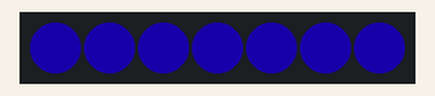
Simulated run of this sketch. Board: Arduino Mega 2560, built with avr-gcc and run on an emulated ATmega2560. On the bench: 7 RGB LEDs in strip order, left to right. Dim RGB values are drawn brighter than linear.

Above: at 1.35 s.
At 18.27 s:
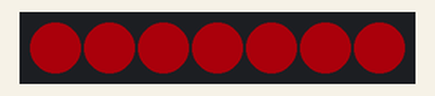
At 39.2 s:
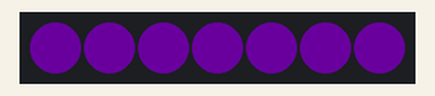
Timing chart, 0 to 40.0 s (numbered marks = the images above):
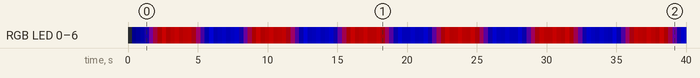

Measured:
- by itself, RGB LED 0–6: off → RGB(0, 0, 14) at 0.30 s, → RGB(0, 0, 28) 0.30 s later, → RGB(0, 0, 43) 0.30 s later, → RGB(6, 0, 44) 0.30 s later, … (130 changes in this stretch)

The sketch:

neopixel-fade.ino
```cpp
#include <Adafruit_NeoPixel.h>

#define LED_PIN 22
#define LED_COUNT 7

// Declare our NeoPixel strip object:
Adafruit_NeoPixel strip(LED_COUNT, LED_PIN, NEO_GRB);

// the setup function runs once when you press reset or power the board
void setup() {
  // initialize digital pin LED_BUILTIN as an output.
  strip.begin();           // INITIALIZE NeoPixel strip object (REQUIRED)
  strip.show();            // Turn OFF all pixels ASAP
  strip.setBrightness(50); // Set BRIGHTNESS to about 1/5 (max = 255)
  neopixel_fade(strip.Color(0,0,0), strip.Color(0,0,255), 1000);
}

// the loop function runs over and over again forever
void loop() {
  neopixel_fade(strip.Color(0,0,255), strip.Color(255,0,0), 1000);
  neopixel_breathe(50, 200, 600);
  neopixel_breathe(50, 230, 1000);
  neopixel_breathe(50, 200, 600);
  neopixel_fade(strip.Color(255,0,0), strip.Color(0,0,255), 1000);
  neopixel_breathe(50, 230, 600);
  neopixel_breathe(50, 200, 1000);
  neopixel_breathe(50, 230, 600);
}

void neopixel_breathe(int start_brightness, int end_brightness, int duration) {
  int delta = end_brightness-start_brightness;
  int steps = duration > 100 ? round(duration/10) : duration;
  float step_size = delta/steps;
  float current_brightness = start_brightness;
  int wait_time = duration > 100 ? 10 : 1;
  for(int i=0; i<steps/2; i++) {
    current_brightness += step_size;
    strip.setBrightness(current_brightness);
    strip.show();
    delay(wait_time);
  }
  for(int i=0; i<steps/2; i++) {
    current_brightness -= step_size;
    strip.setBrightness(current_brightness);
    strip.show();
    delay(wait_time);
  }
}

void neopixel_fade(uint32_t start_color, uint32_t end_color, int duration) {
  int steps = duration > 100 ? round(duration/10) : duration;
  int wait_time = duration > 100 ? 10 : 1;
  int end_red = end_color >> 16 & 0xFF;
  int end_green = end_color >> 8 & 0xFF;
  int end_blue = end_color & 0xFF;
  float current_red = start_color >> 16 & 0xFF;
  float current_green = start_color >> 8 & 0xFF;
  float current_blue = start_color & 0xFF;
  float step_size_red = (end_red-current_red)/steps;
  float step_size_green = (end_green-current_green)/steps;
  float step_size_blue = (end_blue-current_blue)/steps;
  for(int i=0; i<steps; i++) {
    current_red += step_size_red;
    current_green += step_size_green;
    current_blue += step_size_blue;
    strip.fill(strip.Color(current_red,current_green,current_blue), 0, strip.numPixels());
    strip.show();
    delay(wait_time);
  }
  strip.fill(strip.Color(end_red,end_green,end_blue), 0, strip.numPixels());
  strip.show();
}
```
